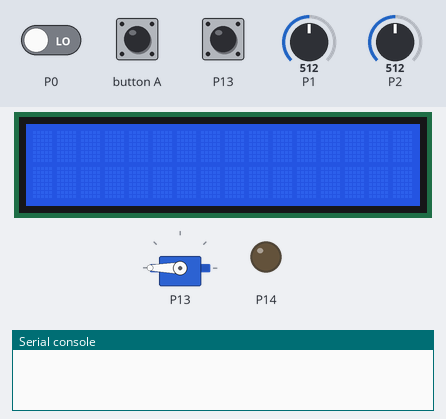
The program below on a simulated BBC micro:bit (MakeCode). On the bench: 16×2 character LCD, servo, output pins drawn as LEDs (lit = HIGH), the last lines printed to the serial console. The inputs (shaded band) are chosen by the test bench; at power-on: P1 = 512, P0 LOW, P2 = 512, P13 HIGH (analog values on the 0–1023 scale).

Above: at 1.2 s.
1.3 s: P1 set to 0
At 2.4 s:
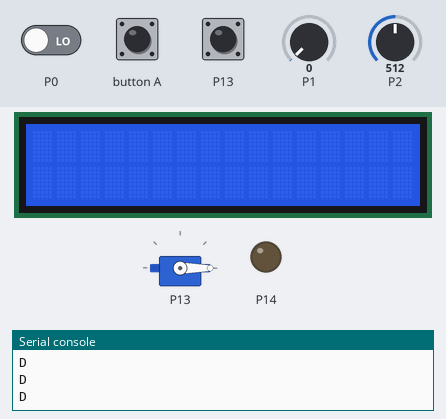
2.8 s: button A pressed for 0.15 s
At 2.88 s:
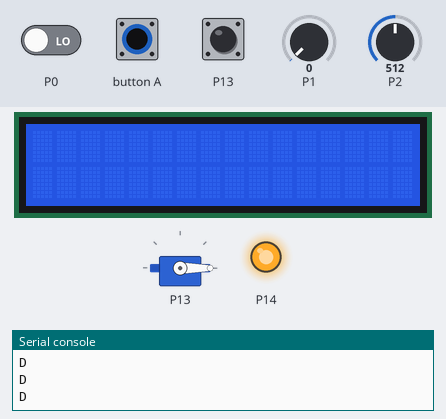
4.4 s: P1 set to 20
At 4.8 s:
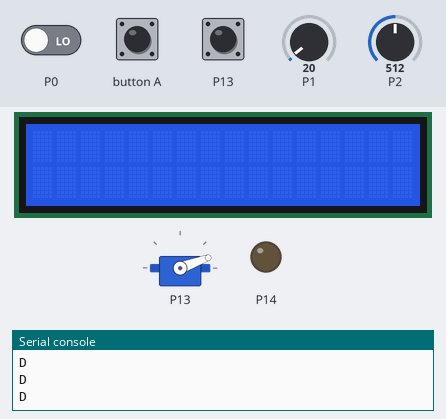
5.9 s: button A pressed for 1 s
At 6.2 s:
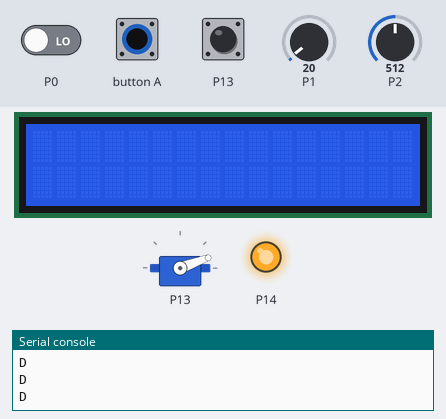
8.4 s: P1 set to 122
At 9.5 s:
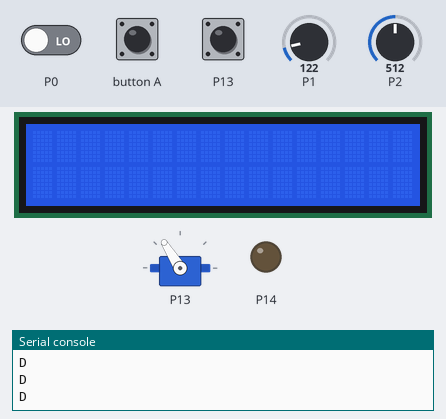
9.9 s: button A pressed for 0.15 s
At 9.98 s:
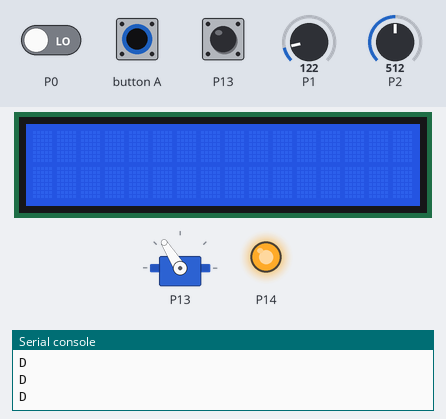
Timing chart, 0 to 12.5 s (numbered marks = the images above; inputs shaded):
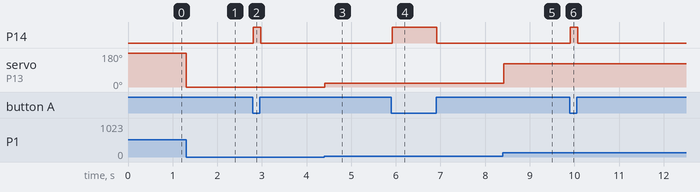

The program:

main.ts
```typescript
let lcd_text = ""
tinkercademy.crashSensorSetup(DigitalPin.P13)
pins.digitalReadPin(DigitalPin.P0)
I2C_LCD1602.ShowString(lcd_text, 0, 0)
I2C_LCD1602.LcdInit(39)
basic.forever(function on_forever() {

    let angle = pins.analogReadPin(AnalogPin.P1)
    pins.servoWritePin(AnalogPin.P13, angle)
    if (pins.analogReadPin(AnalogPin.P1) >= 1020) {
        // UP
        serial.writeLine("U")
    }

    if (pins.analogReadPin(AnalogPin.P1) <= 10) {
        // DOWN
        serial.writeLine("D")
    }

    if (pins.analogReadPin(AnalogPin.P2) >= 1020) {
        // LEFT
        serial.writeLine("L")
    }

    if (pins.analogReadPin(AnalogPin.P2) <= 10) {
        // RIGHT
        serial.writeLine("R")
    }

    if (tinkercademy.crashSensor()) {
        // DETECTION CRASH
        serial.writeLine("crash")
    }

    if (input.buttonIsPressed(Button.A)) {
        // BUZZER
        pins.digitalWritePin(DigitalPin.P14, 1)
    } else {
        // BUZZER
        pins.digitalWritePin(DigitalPin.P14, 0)
    }

})
```

test.ts
```typescript
// les tests vont ici ; cela ne sera pas compilé si ce paquet est utilisé en tant qu'extension.
```

Measured:
- after the input at 1.3 s, servo on P13: 180° → 0° at once
- after the input at 2.8 s, P14: LOW → HIGH at once, → LOW 0.16 s later
- after the input at 4.4 s, servo on P13: 0° → 20° at once
- after the input at 5.9 s, P14: LOW → HIGH at once, → LOW 1.0 s later
- after the input at 8.4 s, servo on P13: 20° → 122° at once
- after the input at 9.9 s, P14: LOW → HIGH at once, → LOW 0.16 s later
